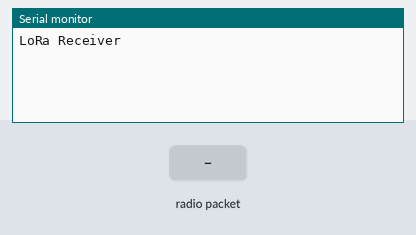
Simulated run of this sketch. Board: Arduino Uno, built with avr-gcc and run on an emulated ATmega328P. Parts: the last lines printed to the serial monitor. Inputs (shaded band) come from the test bench. No radio packets arrive unless stated.

Above: at 1.2 s.
1.3 s: radio packet "1" arrives
At 2.1 s:
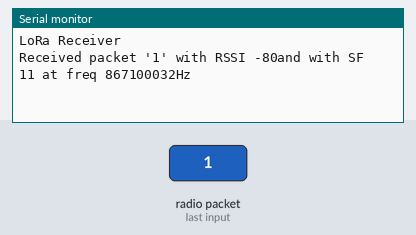
2.8 s: radio packet "0" arrives
At 3.2 s:
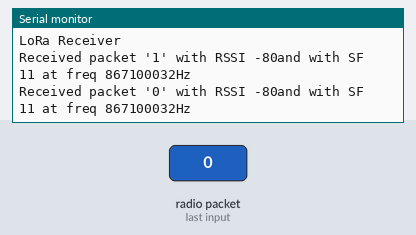
4.3 s: radio packet "2" arrives
At 5.6 s:
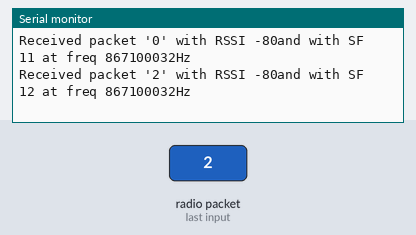

Measured:
- after the input at 1.3 s, the serial monitor: prints a new line at once (image 1)
- after the input at 2.8 s, the serial monitor: prints a new line at once (image 2)
- after the input at 4.3 s, the serial monitor: prints a new line at once (image 3)

The sketch:

SF_Scanner2.ino
```cpp
#include <SPI.h>
#include <LoRa.h>

int SF = 10;
long lastSendTime = 0;        // last send time
int interval = 1000;          // interval between sends
int channel = 0; // Number of the LoRaWan channel
long freq[9] = {865E6,868.1E6,868.3E6,868.5E6,867.1E6, 867.3E6, 867.5E6,867.7E6,867.9E6};
long frequency = 867.1E6;

void setup() {
  Serial.begin(9600);


  while (!Serial);

  Serial.println("LoRa Receiver");

  if (!LoRa.begin(frequency)) {
    Serial.println("Starting LoRa failed!");
    while (1);
  }
}

void loop() {

if (millis() - lastSendTime > interval) {
    SF++;
  if(SF==13) {SF=7;

  LoRa.setFrequency(freq[channel]); // change frequency
  frequency = freq[channel];
  channel++;
  if(channel==9) {channel=0;}
    }

  LoRa.setSpreadingFactor(SF);
    lastSendTime = millis();            // timestamp the message
    interval =  2000;    // 2 seconds
  }


  // try to parse packet
  int packetSize = LoRa.parsePacket();
  if (packetSize) {
    // received a packet
    Serial.print("Received packet '");

    // read packet
    while (LoRa.available()) {
      Serial.print((char)LoRa.read());
    }

    // print RSSI of packet
    Serial.print("' with RSSI ");
    Serial.print(LoRa.packetRssi());

    // print SF of packet
    Serial.print("and with SF ");
    Serial.print(SF);
    // print freq of packet
    Serial.print(" at freq ");
    Serial.print(frequency);
    Serial.println("Hz");
  }
}
```
